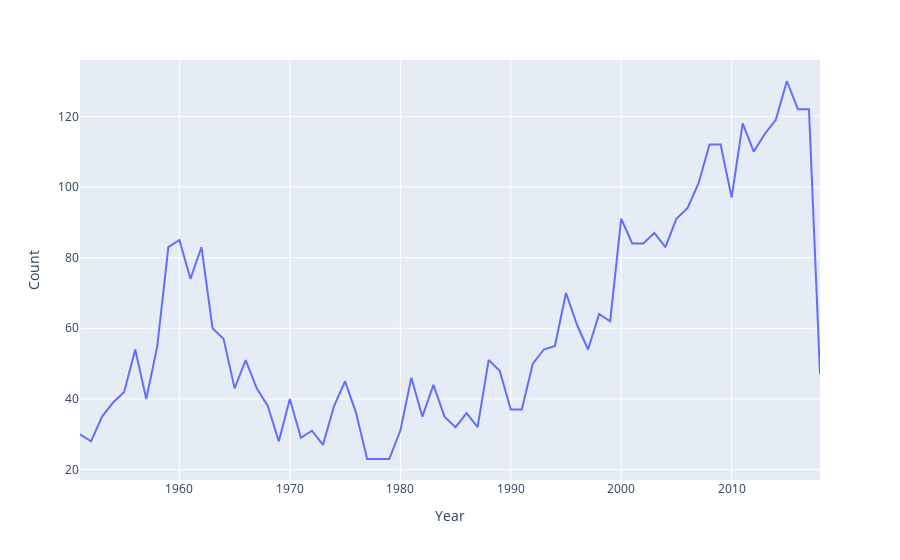

Write notebook code for a chart like this one.
### Code cell
fig = px.line(attacks_Year,x="Year", y ="Count")
fig.show()

### Figure 1 — Plotly figure (JSON) as saved in the notebook; plotly's stock layout.template omitted (floating-point values rounded to 4 significant figures)
{"data": [{"hovertemplate": "Year=%{x}<br>Count=%{y}<extra></extra>", "legendgroup": "", "line": {"color": "#636efa", "dash": "solid"}, "marker": {"symbol": "circle"}, "mode": "lines", "name": "", "orientation": "v", "showlegend": false, "type": "scatter", "x": [1951, 1952, 1953, 1954, 1955, 1956, 1957, 1958, 1959, 1960, 1961, 1962, 1963, 1964, 1965, 1966, 1967, 1968, 1969, 1970, 1971, 1972, 1973, 1974, 1975, 1976, 1977, 1978, 1979, 1980, 1981, 1982, 1983, 1984, 1985, 1986, 1987, 1988, 1989, 1990, 1991, 1992, 1993, 1994, 1995, 1996, 1997, 1998, 1999, 2000, 2001, 2002, 2003, 2004, 2005, 2006, 2007, 2008, 2009, 2010, 2011, 2012, 2013, 2014, 2015, 2016, 2017, 2018], "xaxis": "x", "y": [30, 28, 35, 39, 42, 54, 40, 55, 83, 85, 74, 83, 60, 57, 43, 51, 43, 38, 28, 40, 29, 31, 27, 38, 45, 36, 23, 23, 23, 31, 46, 35, 44, 35, 32, 36, 32, 51, 48, 37, 37, 50, 54, 55, 70, 61, 54, 64, 62, 91, 84, 84, 87, 83, 91, 94, 101, 112, 112, 97, 118, 110, 115, 119, 130, 122, 122, 47], "yaxis": "y"}], "layout": {"legend": {"tracegroupgap": 0}, "margin": {"t": 60}, "xaxis": {"anchor": "y", "domain": [0, 1], "title": {"text": "Year"}}, "yaxis": {"anchor": "x", "domain": [0, 1], "title": {"text": "Count"}}}}
